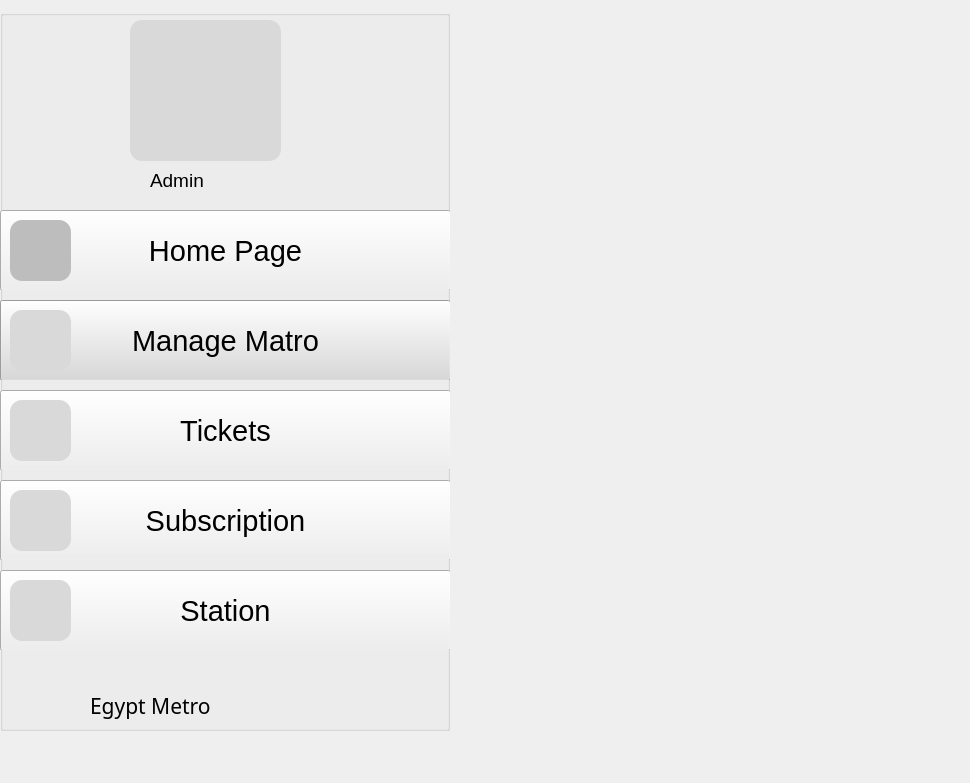
<?xml version="1.0" encoding="UTF-8"?>
<ui version="4.0">
 <class>manage_metro</class>
 <widget class="QDockWidget" name="manage_metro">
  <property name="geometry">
   <rect>
    <x>0</x>
    <y>0</y>
    <width>970</width>
    <height>783</height>
   </rect>
  </property>
  <property name="windowTitle">
   <string>DockWidget</string>
  </property>
  <widget class="QWidget" name="dockWidgetContents">
   <widget class="QGroupBox" name="groupBox">
    <property name="geometry">
     <rect>
      <x>0</x>
      <y>10</y>
      <width>450</width>
      <height>721</height>
     </rect>
    </property>
    <property name="title">
     <string/>
    </property>
    <widget class="QGroupBox" name="manage">
     <property name="geometry">
      <rect>
       <x>0</x>
       <y>200</y>
       <width>451</width>
       <height>80</height>
      </rect>
     </property>
     <property name="title">
      <string/>
     </property>
     <widget class="QPushButton" name="pushButton1">
      <property name="geometry">
       <rect>
        <x>0</x>
        <y>0</y>
        <width>451</width>
        <height>81</height>
       </rect>
      </property>
      <property name="font">
       <font>
        <pointsize>22</pointsize>
       </font>
      </property>
      <property name="text">
       <string>Home Page</string>
      </property>
     </widget>
     <widget class="QLabel" name="imghome">
      <property name="geometry">
       <rect>
        <x>20</x>
        <y>20</y>
        <width>49</width>
        <height>41</height>
       </rect>
      </property>
      <property name="styleSheet">
       <string notr="true">background-color: #BDBDBD;</string>
      </property>
      <property name="text">
       <string/>
      </property>
     </widget>
     <widget class="QLabel" name="label_3">
      <property name="geometry">
       <rect>
        <x>10</x>
        <y>10</y>
        <width>61</width>
        <height>61</height>
       </rect>
      </property>
      <property name="styleSheet">
       <string notr="true">background-color: #BDBDBD;
border-radius: 12;
</string>
      </property>
      <property name="text">
       <string/>
      </property>
     </widget>
    </widget>
    <widget class="QGroupBox" name="ticket">
     <property name="geometry">
      <rect>
       <x>0</x>
       <y>380</y>
       <width>451</width>
       <height>80</height>
      </rect>
     </property>
     <property name="title">
      <string/>
     </property>
     <widget class="QPushButton" name="pushButton_3">
      <property name="geometry">
       <rect>
        <x>0</x>
        <y>0</y>
        <width>451</width>
        <height>81</height>
       </rect>
      </property>
      <property name="font">
       <font>
        <pointsize>22</pointsize>
       </font>
      </property>
      <property name="text">
       <string>Tickets</string>
      </property>
     </widget>
     <widget class="QLabel" name="ticimg">
      <property name="geometry">
       <rect>
        <x>10</x>
        <y>20</y>
        <width>49</width>
        <height>41</height>
       </rect>
      </property>
      <property name="styleSheet">
       <string notr="true">background-color: #D9D9D9;</string>
      </property>
      <property name="text">
       <string/>
      </property>
     </widget>
     <widget class="QLabel" name="label_7">
      <property name="geometry">
       <rect>
        <x>10</x>
        <y>10</y>
        <width>61</width>
        <height>61</height>
       </rect>
      </property>
      <property name="styleSheet">
       <string notr="true">background-color: #D9D9D9;
border-radius: 12;</string>
      </property>
      <property name="text">
       <string/>
      </property>
     </widget>
    </widget>
    <widget class="QGroupBox" name="sub">
     <property name="geometry">
      <rect>
       <x>0</x>
       <y>470</y>
       <width>451</width>
       <height>80</height>
      </rect>
     </property>
     <property name="title">
      <string/>
     </property>
     <widget class="QPushButton" name="pushButton_5">
      <property name="geometry">
       <rect>
        <x>0</x>
        <y>0</y>
        <width>451</width>
        <height>81</height>
       </rect>
      </property>
      <property name="font">
       <font>
        <pointsize>22</pointsize>
       </font>
      </property>
      <property name="text">
       <string>Subscription</string>
      </property>
     </widget>
     <widget class="QLabel" name="subimg">
      <property name="geometry">
       <rect>
        <x>20</x>
        <y>20</y>
        <width>49</width>
        <height>41</height>
       </rect>
      </property>
      <property name="styleSheet">
       <string notr="true">background-color: #D9D9D9;</string>
      </property>
      <property name="text">
       <string/>
      </property>
     </widget>
     <widget class="QLabel" name="label_9">
      <property name="geometry">
       <rect>
        <x>10</x>
        <y>10</y>
        <width>61</width>
        <height>61</height>
       </rect>
      </property>
      <property name="styleSheet">
       <string notr="true">background-color: #D9D9D9;
border-radius: 12;</string>
      </property>
      <property name="text">
       <string/>
      </property>
     </widget>
    </widget>
    <widget class="QGroupBox" name="station">
     <property name="geometry">
      <rect>
       <x>0</x>
       <y>560</y>
       <width>451</width>
       <height>80</height>
      </rect>
     </property>
     <property name="title">
      <string/>
     </property>
     <widget class="QPushButton" name="pushButton_2">
      <property name="geometry">
       <rect>
        <x>0</x>
        <y>0</y>
        <width>451</width>
        <height>81</height>
       </rect>
      </property>
      <property name="font">
       <font>
        <pointsize>22</pointsize>
       </font>
      </property>
      <property name="text">
       <string>Station</string>
      </property>
     </widget>
     <widget class="QLabel" name="staimg">
      <property name="geometry">
       <rect>
        <x>20</x>
        <y>20</y>
        <width>49</width>
        <height>41</height>
       </rect>
      </property>
      <property name="styleSheet">
       <string notr="true">background-color: #D9D9D9;</string>
      </property>
      <property name="text">
       <string/>
      </property>
     </widget>
     <widget class="QLabel" name="label_11">
      <property name="geometry">
       <rect>
        <x>10</x>
        <y>10</y>
        <width>61</width>
        <height>61</height>
       </rect>
      </property>
      <property name="styleSheet">
       <string notr="true">background-color: #D9D9D9;
border-radius: 12;</string>
      </property>
      <property name="text">
       <string/>
      </property>
     </widget>
    </widget>
    <widget class="QLabel" name="metroimg">
     <property name="geometry">
      <rect>
       <x>10</x>
       <y>660</y>
       <width>61</width>
       <height>51</height>
      </rect>
     </property>
     <property name="text">
      <string/>
     </property>
    </widget>
    <widget class="QLabel" name="label_13">
     <property name="geometry">
      <rect>
       <x>90</x>
       <y>680</y>
       <width>131</width>
       <height>31</height>
      </rect>
     </property>
     <property name="font">
      <font>
       <family>BAXAUTRIAL</family>
       <pointsize>16</pointsize>
      </font>
     </property>
     <property name="text">
      <string>Egypt Metro</string>
     </property>
    </widget>
    <widget class="QLabel" name="adminimg">
     <property name="geometry">
      <rect>
       <x>130</x>
       <y>10</y>
       <width>151</width>
       <height>141</height>
      </rect>
     </property>
     <property name="styleSheet">
      <string notr="true">background-color: #D9D9D9;
border-radius: 12;</string>
     </property>
     <property name="text">
      <string/>
     </property>
    </widget>
    <widget class="QLabel" name="label">
     <property name="geometry">
      <rect>
       <x>150</x>
       <y>160</y>
       <width>101</width>
       <height>21</height>
      </rect>
     </property>
     <property name="font">
      <font>
       <pointsize>14</pointsize>
      </font>
     </property>
     <property name="text">
      <string>Admin</string>
     </property>
    </widget>
    <widget class="QGroupBox" name="groupBox_2">
     <property name="geometry">
      <rect>
       <x>0</x>
       <y>290</y>
       <width>451</width>
       <height>80</height>
      </rect>
     </property>
     <property name="styleSheet">
      <string notr="true">background-color: #D9D9D9;</string>
     </property>
     <property name="title">
      <string/>
     </property>
     <widget class="QPushButton" name="pushButton_4">
      <property name="geometry">
       <rect>
        <x>0</x>
        <y>0</y>
        <width>451</width>
        <height>81</height>
       </rect>
      </property>
      <property name="font">
       <font>
        <pointsize>22</pointsize>
       </font>
      </property>
      <property name="text">
       <string>Manage Matro</string>
      </property>
     </widget>
     <widget class="QLabel" name="manimg">
      <property name="geometry">
       <rect>
        <x>10</x>
        <y>20</y>
        <width>61</width>
        <height>41</height>
       </rect>
      </property>
      <property name="styleSheet">
       <string notr="true">background-color: #D9D9D9;
</string>
      </property>
      <property name="text">
       <string/>
      </property>
     </widget>
     <widget class="QLabel" name="label_5">
      <property name="geometry">
       <rect>
        <x>10</x>
        <y>10</y>
        <width>61</width>
        <height>61</height>
       </rect>
      </property>
      <property name="styleSheet">
       <string notr="true">background-color: #D9D9D9;
border-radius: 12;</string>
      </property>
      <property name="text">
       <string/>
      </property>
     </widget>
    </widget>
   </widget>
  </widget>
 </widget>
 <resources/>
 <connections/>
</ui>
